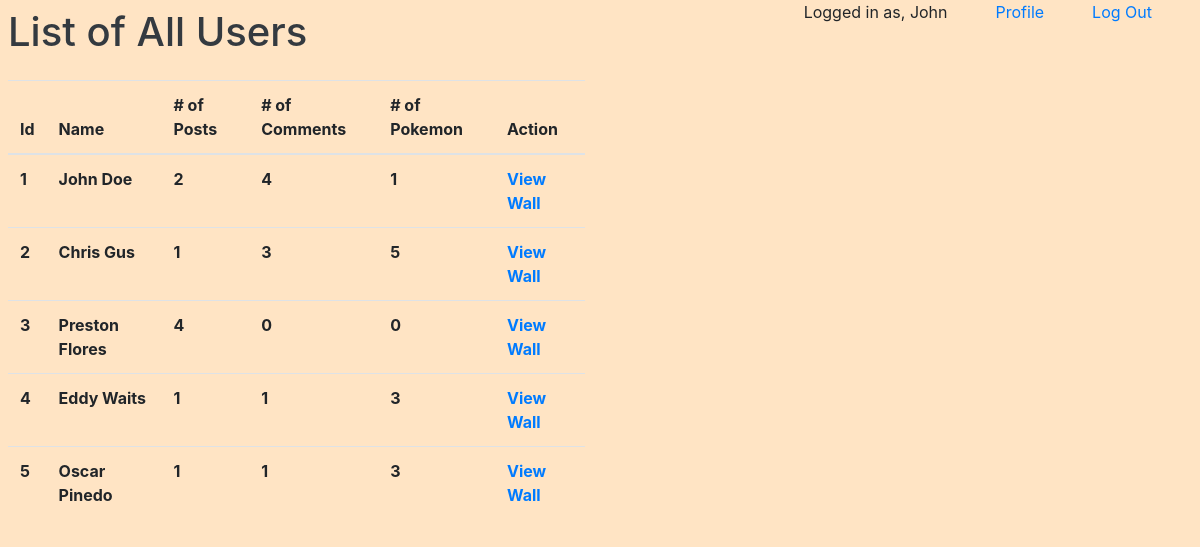
The app's page /users (signed in) with its own data.
### random_collection_app/models.py (models this page shows)
class User(models.Model):
    first_name = models.CharField(max_length=45)
    last_name = models.CharField(max_length=45)
    email = models.EmailField(unique=True)
    password = models.CharField(max_length=255)
    created_at = models.DateTimeField(auto_now_add=True)
    updated_at = models.DateTimeField(auto_now=True)
    objects = UserManager()

### random_collection_app/views.py (the view)
# urls.py: path('users', views.users),
def users(request):
    context = {
        'users': User.objects.all()
    }
    return render(request, 'users.html', context)

### random_collection_app/templates/users.html (shortened to what this page needs)
<!DOCTYPE html>
<html lang="en">
<head>
    <link rel="stylesheet" href="https://stackpath.bootstrapcdn.com/bootstrap/4.5.2/css/bootstrap.min.css">
    {% load static %}
    <link rel="stylesheet" href="{% static 'style.css'%}">
</head>
    <body>
        <div class="container-flush m-2">
            <div class="row justify-content-between">
                <div class="col-6 mr-5">
                    <div class="fixed-top">
                        <a href="/logout" class="float-right mr-5">Log Out</a>
                        <a href="/success" class="float-right mr-5">Profile</a>
                        <p class="float-right mr-5">Logged in as, {{request.session.logged_user_name}}</p>
                    </div>
                    <h1 class="text-dark mb-4">
                        List of All Users
                    </h1>
                    <table class="table">
                        <thead>
                            <tr>
                                <th scope="col">Id</th>
                                <th scope="col">Name</th>
                                <th scope="col"># of Posts</th>
                                <th scope="col"># of Comments</th>
                                <th scope="col"># of Pokemon</th>
                                <th scope="col">Action</th>
                            </tr>
                        </thead>
                        <tbody>
                            {% for user in users %}
                            <tr>
                                <th>{{ user.id }}</th>
                                <th>{{ user.first_name }} {{ user.last_name }}</th>
                                <th>{{ user.user_posts.count }}</th>
                                <th>{{ user.user_comments.count }}</th>
                                <th>{{ user.user_pokemons.count }}</th>
                                <th><a href="/user/{{ user.id }}">View Wall</a></th>
                            </tr>
                            {% endfor %}
                        </tbody>
                    </table>
                </div>
            </div>
        </div>
    </body>
</html>

### random_collection_app/static/style.css (style rules this page uses)
body { background-color: bisque; }

### records on screen
User: session.logged_user_name "John", id "1", first_name "John", last_name "Doe", user_posts.count "2", user_comments.count "4", user_pokemons.count "1"
User: id "2", first_name "Chris", last_name "Gus", user_posts.count "1", user_comments.count "3", user_pokemons.count "5"
User: id "3", first_name "Preston", last_name "Flores", user_posts.count "4", user_comments.count "0", user_pokemons.count "0"
User: id "4", first_name "Eddy", last_name "Waits", user_posts.count "1", user_comments.count "1", user_pokemons.count "3"
User: id "5", first_name "Oscar", last_name "Pinedo", user_posts.count "1", user_comments.count "1", user_pokemons.count "3"
